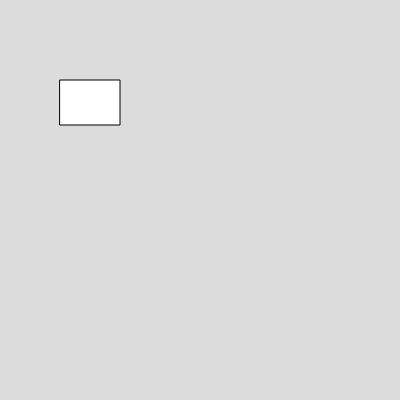
Frame 1 (no input)
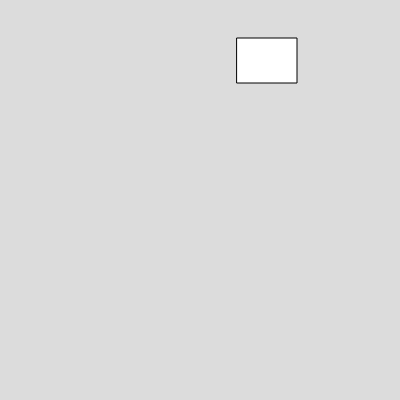
Frame 60 (no input)
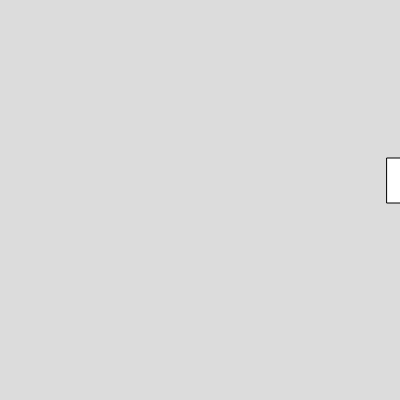
Frame 120 (the mouse pressed at the canvas centre since frame 60)

The p5.js sketch that drew these frames (run headless with seeded random() and noise() and a simulated clock; from frame 60 on, the mouse is pressed at the canvas centre):

// p5.js sketch
// ── sketch.js

function setup() 
{
  createCanvas(400, 400);
  box1 = new Box(60,80,60,45,3,-2)
}

function draw() 
{
  background(220);
box1.show()
box1.move()
box1.move_up()
box1.bounce()
box1.bounce1()
}


// ── box.js
class Box
  {
    constructor(x,y,w,h,vx,vy)
    {
      this.x =x;
      this.y =y;
      this.w =w;
      this.h = h;
      this.vx = vx;
      this.vy = vy;
    }
    
    show()
    {
      rect(this.x,this.y,this.w,this.h)
    }
    
    move()
    {
      this.x = this.x+this.vx;
    }
move_up(){
  this.y=this.y+this.vy
}
bounce(){
  if(this.y<=0 || this.y>=height){
    this.vy=-this.vy
  }
}
bounce1(){
  if(this.x<=0 || this.x>=width){
    this.vx=-this.vx
  }
}
  }

  
